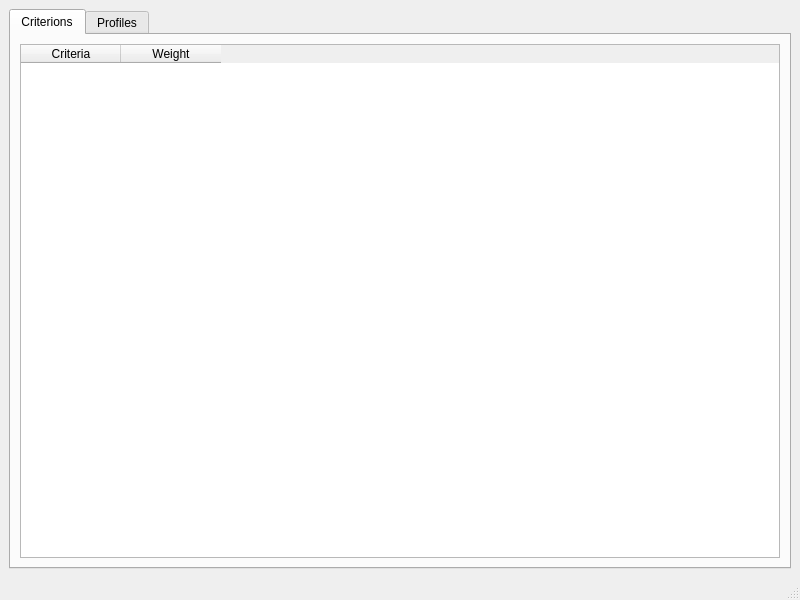
<?xml version="1.0" encoding="UTF-8"?>
<ui version="4.0">
 <class>MainWindow</class>
 <widget class="QMainWindow" name="MainWindow">
  <property name="geometry">
   <rect>
    <x>0</x>
    <y>0</y>
    <width>800</width>
    <height>600</height>
   </rect>
  </property>
  <property name="windowTitle">
   <string>MainWindow</string>
  </property>
  <widget class="QWidget" name="centralwidget">
   <layout class="QHBoxLayout" name="horizontalLayout">
    <item>
     <widget class="QTabWidget" name="tabWidget">
      <property name="currentIndex">
       <number>0</number>
      </property>
      <widget class="QWidget" name="criterions">
       <attribute name="title">
        <string>Criterions</string>
       </attribute>
       <layout class="QGridLayout" name="gridLayout">
        <item row="0" column="0">
         <widget class="QTableWidget" name="table_crit">
          <property name="dragEnabled">
           <bool>false</bool>
          </property>
          <property name="alternatingRowColors">
           <bool>false</bool>
          </property>
          <property name="showGrid">
           <bool>false</bool>
          </property>
          <property name="rowCount">
           <number>0</number>
          </property>
          <attribute name="horizontalHeaderVisible">
           <bool>true</bool>
          </attribute>
          <attribute name="horizontalHeaderDefaultSectionSize">
           <number>100</number>
          </attribute>
          <attribute name="horizontalHeaderHighlightSections">
           <bool>false</bool>
          </attribute>
          <attribute name="verticalHeaderVisible">
           <bool>false</bool>
          </attribute>
          <attribute name="verticalHeaderHighlightSections">
           <bool>false</bool>
          </attribute>
          <attribute name="verticalHeaderShowSortIndicator" stdset="0">
           <bool>false</bool>
          </attribute>
          <attribute name="verticalHeaderVisible">
           <bool>false</bool>
          </attribute>
          <attribute name="horizontalHeaderVisible">
           <bool>true</bool>
          </attribute>
          <attribute name="verticalHeaderShowSortIndicator" stdset="0">
           <bool>false</bool>
          </attribute>
          <attribute name="horizontalHeaderHighlightSections">
           <bool>false</bool>
          </attribute>
          <attribute name="verticalHeaderHighlightSections">
           <bool>false</bool>
          </attribute>
          <attribute name="horizontalHeaderDefaultSectionSize">
           <number>100</number>
          </attribute>
          <column>
           <property name="text">
            <string>Criteria</string>
           </property>
          </column>
          <column>
           <property name="text">
            <string>Weight</string>
           </property>
          </column>
         </widget>
        </item>
       </layout>
      </widget>
      <widget class="QWidget" name="profiles">
       <attribute name="title">
        <string>Profiles</string>
       </attribute>
      </widget>
     </widget>
    </item>
   </layout>
  </widget>
  <widget class="QMenuBar" name="menubar">
   <property name="geometry">
    <rect>
     <x>0</x>
     <y>0</y>
     <width>800</width>
     <height>25</height>
    </rect>
   </property>
  </widget>
  <widget class="QStatusBar" name="statusbar"/>
 </widget>
 <resources/>
 <connections/>
</ui>
